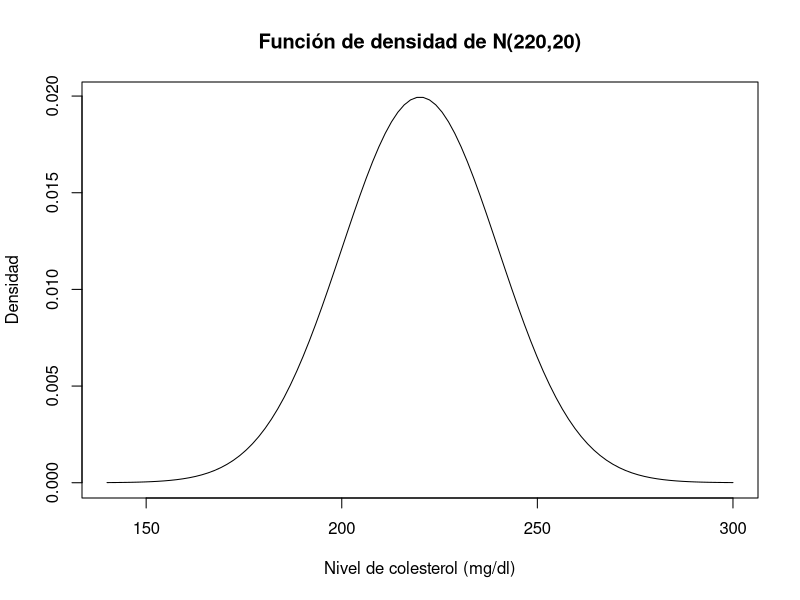
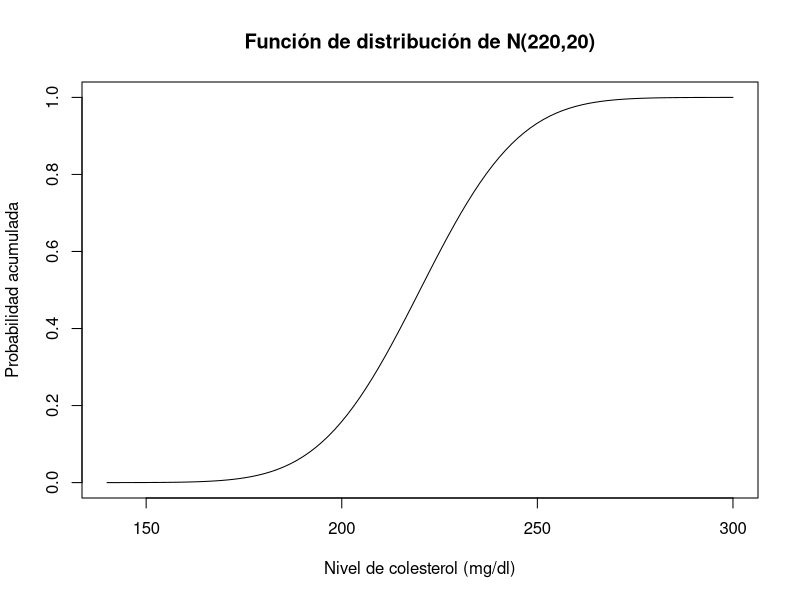

The R script that drew these images, in order:
mu <- 220  # Media
sigma <- 20  # Desviación estándar

x <- seq(mu - 4*sigma, mu + 4*sigma, length.out = 100)
densidad <- dnorm(x, mean = mu, sd = sigma)

plot(x, densidad, type = "l", xlab = "Nivel de colesterol (mg/dl)",
ylab = "Densidad",
     main = "Función de densidad de N(220,20)")


distribucion <- pnorm(x, mean = mu, sd = sigma)

plot(x, distribucion, type = "l", xlab = "Nivel de colesterol (mg/dl)",
ylab = "Probabilidad acumulada",
     main = "Función de distribución de N(220,20)")

prob_menos_220 <- pnorm(220, mean = mu, sd = sigma)
print(prob_menos_220)

prob_mas_260 <- 1 - pnorm(260, mean = mu, sd = sigma)
print(prob_mas_260)

prob_entre_u_o <- pnorm(mu + sigma, mean = mu, sd = sigma) - pnorm(mu - sigma , mean = mu, sd = sigma)
porcentaje_entre_u_o <- prob_entre_u_o * 100
print(porcentaje_entre_u_o)

prob_entre_u_2o <- pnorm(mu + 2*sigma, mean = mu, sd = sigma) - pnorm(mu - 2*sigma, mean = mu, sd = sigma)
porcentaje_entre_u_2o <- prob_entre_u_2o * 100
print(porcentaje_entre_u_2o)

prob_entre_u_3o <- pnorm(mu + 3*sigma, mean = mu, sd = sigma) - pnorm(mu - 3*sigma, mean = mu, sd = sigma)
porcentaje_entre_u_3o <- prob_entre_u_3o * 100
print(porcentaje_entre_u_3o)

rango_intercuartilico <- qnorm(0.75, mean = mu, sd = sigma) - qnorm(0.25, mean = mu, sd = sigma)
print(rango_intercuartilico)
